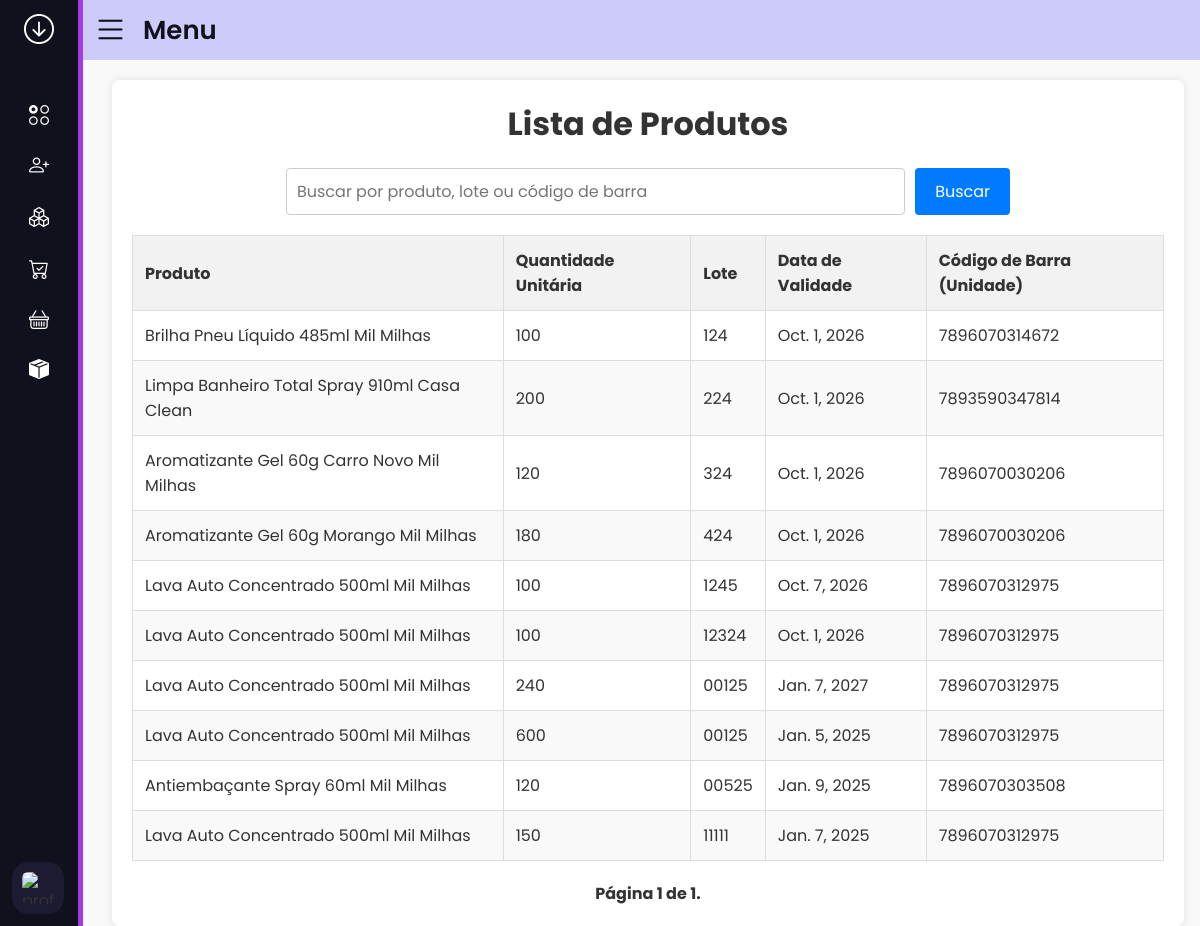
Screenshot of /produtos_acabados/estoque_produtos_pa/ (signed in) with the database file from the repository.
### produtos_acabados/models.py (models this page shows, shortened)
class TransferenciaEstoqueSaidaProdutos(models.Model):
    numero_transferencia = models.ForeignKey(TransferenciaEstoqueSaidaInfo, on_delete=models.CASCADE)
    produto = models.ForeignKey(Products, on_delete=models.CASCADE)
    quantidade_unitaria = models.IntegerField()
    quantidade_caixa = models.IntegerField()
    lote = models.CharField(max_length=20)
    data_fabricacao = models.DateField()
    validade = models.DateField()
    codigo_barra_unidade = models.CharField(max_length=13)
    codigo_barra_caixa = models.CharField(max_length=14)

### cadastros/models.py (models this page shows, shortened)
class Products(models.Model):
    CATEGORY_CHOICES = [
        ('fabricado', 'Fabricado'),
        ('misto', 'Misto'),
        ('kit', 'Kit'),
        ('kit_variavel', 'Kit Variável'),
        ('materia_prima', 'Matéria Prima'),
    ]
    name = models.CharField(max_length=70)
    product_code = models.CharField(max_length=10, null=True, blank=True)
    product_bar_code = models.CharField(max_length=13, null=True, blank=True)
    box_bar_code = models.CharField(max_length=14, null=True, blank=True)
    category = models.CharField(max_length=15, choices=CATEGORY_CHOICES)
    unit = models.CharField(max_length=10)
    box_quantity = models.IntegerField(null=True, blank=True)
    gross_weight = models.DecimalField(max_digits=5, decimal_places=2, null=True, blank=True)
    net_weight = models.DecimalField(max_digits=5, decimal_places=2, null=True, blank=True)
    ncm = models.CharField(max_length=14, null=True, blank=True)
    cest = models.CharField(max_length=14, null=True, blank=True)
    estoq_minimo = models.IntegerField(null=True, blank=True)
    pedidos = GenericRelation('vendas.PedidoItem')

### produtos_acabados/views.py (the view)
# urls.py: path('estoque_produtos_pa/', lista_produtos_estoque, name='lista_produtos_estoque'),
@permission_required('produtos_acabados.listar_entradas_estoque', raise_exception=True)
@login_required
def lista_produtos_estoque(request):
    query = request.GET.get('q')
    produtos = TransferenciaEstoqueSaidaProdutos.objects.filter(
        numero_transferencia__validado=True
    )
    if query:
        produtos = produtos.filter(
            Q(produto__name__icontains=query) |
            Q(lote__icontains=query) |
            Q(codigo_barra_unidade__icontains=query)
        )
    paginator = Paginator(produtos, 10)  # 10 produtos por página
    page_number = request.GET.get('page')
    page_obj = paginator.get_page(page_number)
    return render(request, 'produtos_acabados/lista_produtos_estoque.html', {'page_obj': page_obj, 'query': query})

### produtos_acabados/templates/produtos_acabados/lista_produtos_estoque.html (shortened to what this page needs)
{% extends 'side_menu.html' %}
{% load static %}
{% block head %}
    <link rel="stylesheet" href="{% static 'produtos_acabados/css/lista_estoque_produtos.css' %}">
{% endblock %}
{% block content %}
<div class="container">
    <h1>Lista de Produtos</h1>
    <form method="get" action="{% url 'lista_produtos_estoque' %}">
        <input type="text" name="q" placeholder="Buscar por produto, lote ou código de barra" value="">
        <button type="submit">Buscar</button>
    </form>
    <table class="product-list">
        <thead>
            <tr>
                <th>Produto</th>
                <th>Quantidade Unitária</th>
                <th>Lote</th>
                <th>Data de Validade</th>
                <th>Código de Barra (Unidade)</th>
            </tr>
        </thead>
        <tbody>
            {% for produto in page_obj %}
                <tr>
                    <td>{{ produto.produto.name }}</td>
                    <td>{{ produto.quantidade_unitaria }}</td>
                    <td>{{ produto.lote }}</td>
                    <td>{{ produto.validade }}</td>
                    <td>{{ produto.codigo_barra_unidade }}</td>
                </tr>
            {% empty %}
                <tr>
                    <td colspan="5">Nenhum produto encontrado.</td>
                </tr>
            {% endfor %}
        </tbody>
    </table>
    <div class="pagination">
        <span class="step-links">
            <span class="current">
                Página {{ page_obj.number }} de {{ page_obj.paginator.num_pages }}.
            </span>
        </span>
    </div>
</div>
{% endblock content %}

### produtos_acabados/static/produtos_acabados/css/lista_estoque_produtos.css (style rules this page uses)
body { font-family: Arial, sans-serif; background-color: #f9f9f9; color: #333; margin: 0; padding: 0; }
.container { max-width: 1200px; margin: 0 auto; padding: 20px; background: #fff; box-shadow: 0 0 10px rgba(0, 0, 0, 0.1); border-radius: 8px; }
h1 { text-align: center; margin-bottom: 20px; }
form { display: flex; justify-content: center; margin-bottom: 20px; }
input[type="text"] { width: 60%; padding: 10px; margin-right: 10px; border: 1px solid #ccc; border-radius: 4px; font-size: 16px; }
button { padding: 10px 20px; background-color: #007BFF; color: white; border: none; border-radius: 4px; cursor: pointer; font-size: 16px; }
.product-list { width: 100%; border-collapse: collapse; }
.product-list th, .product-list td { border: 1px solid #ddd; padding: 12px; text-align: left; }
.product-list th { background-color: #f2f2f2; font-weight: bold; }
.product-list tr:nth-child(even) { background-color: #f9f9f9; }
.pagination { text-align: center; margin-top: 20px; }
.current { margin: 0 5px; font-weight: bold; }

### base_templates/side_menu.html (style rules this page uses)
* { margin: 0; padding: 0; box-sizing: border-box; font-family: 'Poppins', sans-serif; }

### rows the page displays
TransferenciaEstoqueSaidaProdutos: produto.name "Brilha Pneu Líquido 485ml Mil Milhas", quantidade_unitaria "100", lote "124", validade "Oct. 1, 2026", codigo_barra_unidade "7896070314672"
TransferenciaEstoqueSaidaProdutos: produto.name "Limpa Banheiro Total Spray 910ml Casa Clean", quantidade_unitaria "200", lote "224", validade "Oct. 1, 2026", codigo_barra_unidade "7893590347814"
TransferenciaEstoqueSaidaProdutos: produto.name "Aromatizante Gel 60g Carro Novo Mil Milhas", quantidade_unitaria "120", lote "324", validade "Oct. 1, 2026", codigo_barra_unidade "7896070030206"
TransferenciaEstoqueSaidaProdutos: produto.name "Aromatizante Gel 60g Morango Mil Milhas", quantidade_unitaria "180", lote "424", validade "Oct. 1, 2026", codigo_barra_unidade "7896070030206"
TransferenciaEstoqueSaidaProdutos: produto.name "Lava Auto Concentrado 500ml Mil Milhas", quantidade_unitaria "100", lote "1245", validade "Oct. 7, 2026", codigo_barra_unidade "7896070312975"
TransferenciaEstoqueSaidaProdutos: produto.name "Lava Auto Concentrado 500ml Mil Milhas", quantidade_unitaria "100", lote "12324", validade "Oct. 1, 2026", codigo_barra_unidade "7896070312975"
TransferenciaEstoqueSaidaProdutos: produto.name "Lava Auto Concentrado 500ml Mil Milhas", quantidade_unitaria "240", lote "00125", validade "Jan. 7, 2027", codigo_barra_unidade "7896070312975"
TransferenciaEstoqueSaidaProdutos: produto.name "Lava Auto Concentrado 500ml Mil Milhas", quantidade_unitaria "600", lote "00125", validade "Jan. 5, 2025", codigo_barra_unidade "7896070312975"
TransferenciaEstoqueSaidaProdutos: produto.name "Antiembaçante Spray 60ml Mil Milhas", quantidade_unitaria "120", lote "00525", validade "Jan. 9, 2025", codigo_barra_unidade "7896070303508"
TransferenciaEstoqueSaidaProdutos: produto.name "Lava Auto Concentrado 500ml Mil Milhas", quantidade_unitaria "150", lote "11111", validade "Jan. 7, 2025", codigo_barra_unidade "7896070312975"

### other values shown
{{ page_obj.number }} "1"
{{ page_obj.paginator.num_pages }} "1"
